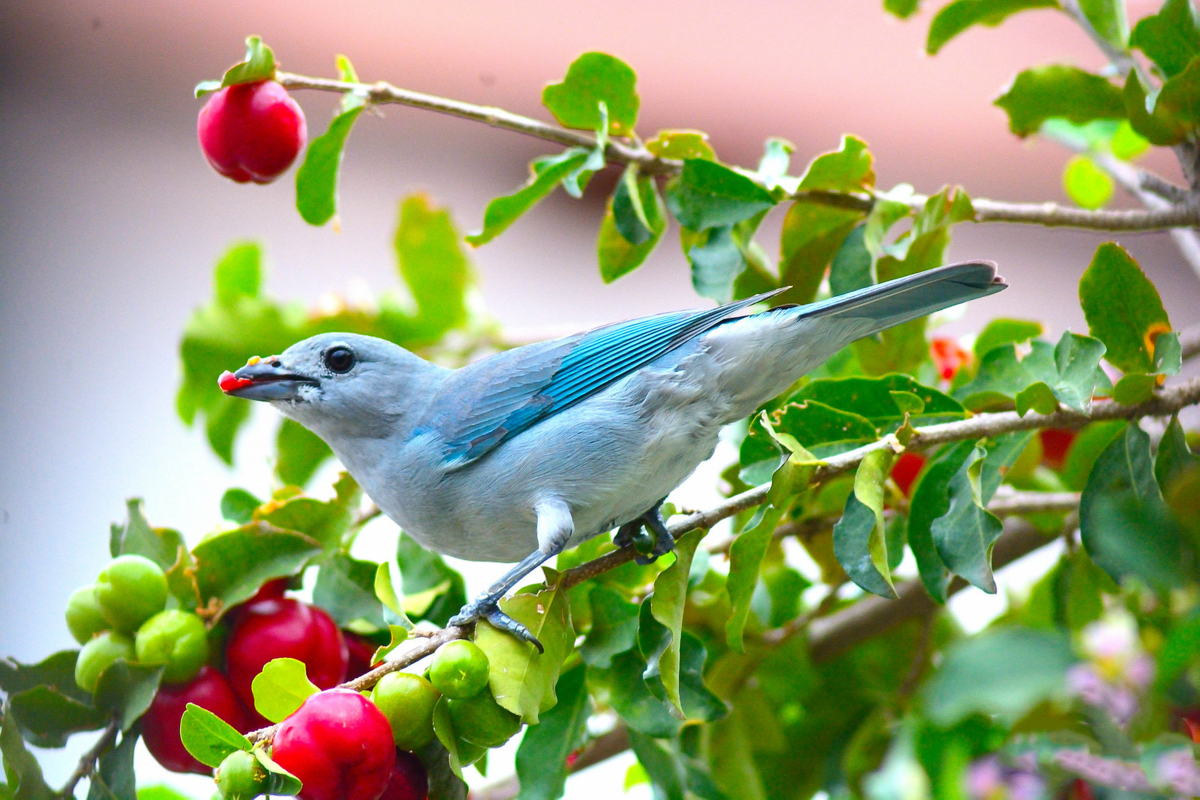
#> input picture images/image1.jpg, 6000 x 3998 px (shown at 1/5 size)
$ python lesson10_image_masking.py
#> lines starting #> are read from the running program, lines starting #| are printed output that depends on the picture; after the words box and inside, x2 and y2 are one past the last pixel; in counts of white or black regions, pixels touching at a corner belong together
import cv2 as cv
import numpy as np

img = cv.imread("images/image1.jpg")
#> img is the input picture: shape (3998, 6000, 3); mean B, G, R 113.7, 155.8, 145.9
img = cv.resize(img, (400, 300))
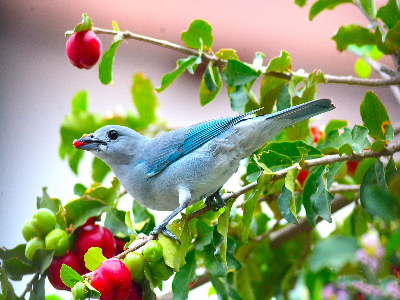
#> img: shape (300, 400, 3); mean B, G, R 113.6, 155.8, 145.8
cv.imshow("Image", img)

# Create a blank image with the same dimensions as the original image
blank = np.zeros(img.shape[:2], dtype="uint8")
cv.imshow("Blank Image", blank)

# Create a circular mask
mask = cv.circle(blank, (img.shape[1]//2, img.shape[0]//2), 100, 255, -1)
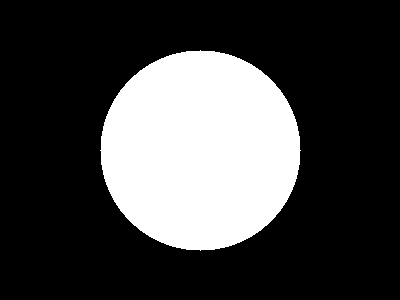
#> blank: shape (300, 400); 26.2% white; 1 white region, box (x1, y1, x2, y2) and area: (100, 50, 301, 251) 31417
cv.imshow("Mask", mask)

# Apply the mask to the image
masked = cv.bitwise_and(img, img, mask=mask)
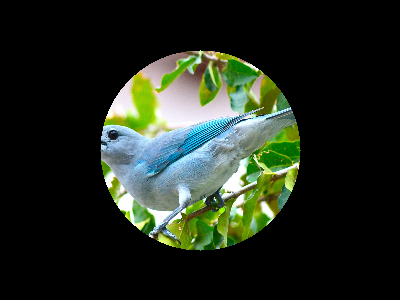
#> masked: shape (300, 400, 3); mean B, G, R 31.4, 42.5, 34.3
cv.imshow("Masked Image", masked)


blank1 = np.zeros(img.shape[:2], dtype="uint8")

# Create a rectangular mask
rectangle_mask = cv.rectangle(blank1, (img.shape[1]//2, img.shape[0]//2), (img.shape[1]//2 + 100, img.shape[0]//2 + 100), 255, -1)
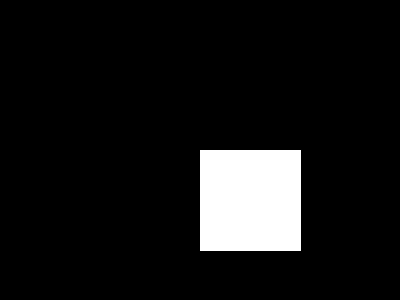
#> blank1: shape (300, 400); 8.5% white; 1 white region, box (x1, y1, x2, y2) and area: (200, 150, 301, 251) 10201
cv.imshow("Rectangle Mask", rectangle_mask)

# Apply the rectangular mask to the image
rectangle_masked = cv.bitwise_and(img, img, mask=rectangle_mask)
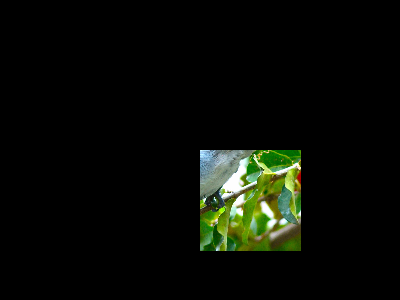
#> rectangle_masked: shape (300, 400, 3); mean B, G, R 6.1, 12, 9.1
cv.imshow("Rectangle Masked Image", rectangle_masked)

cv.waitKey(0)

$ run again, with images/image2.jpg copied over images/image1.jpg
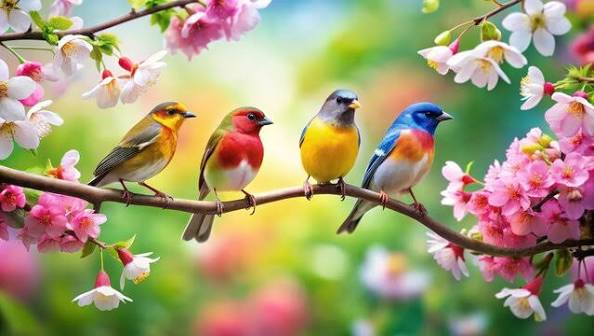
#> input picture images/image2.jpg, 594 x 336 px
#> img is the input picture: shape (336, 594, 3); mean B, G, R 115.4, 154.7, 163.2
#> `img = cv.resize(img, (400, 300))`:
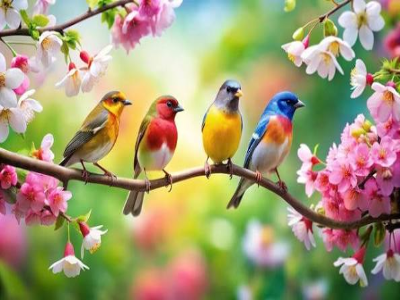
#> img: shape (300, 400, 3); mean B, G, R 115.3, 154.6, 163.1
#> blank: shape (300, 400); 26.2% white; 1 white region, box (x1, y1, x2, y2) and area: (100, 50, 301, 251) 31417
#> blank1: shape (300, 400); 8.5% white; 1 white region, box (x1, y1, x2, y2) and area: (200, 150, 301, 251) 10201
#> `rectangle_masked = cv.bitwise_and(img, img, mask=rectangle_mask)`:
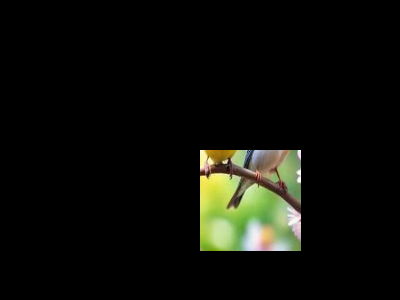
#> rectangle_masked: shape (300, 400, 3); mean B, G, R 9.1, 14.4, 13.3

$ run again, with images/image4.jpg copied over images/image1.jpg
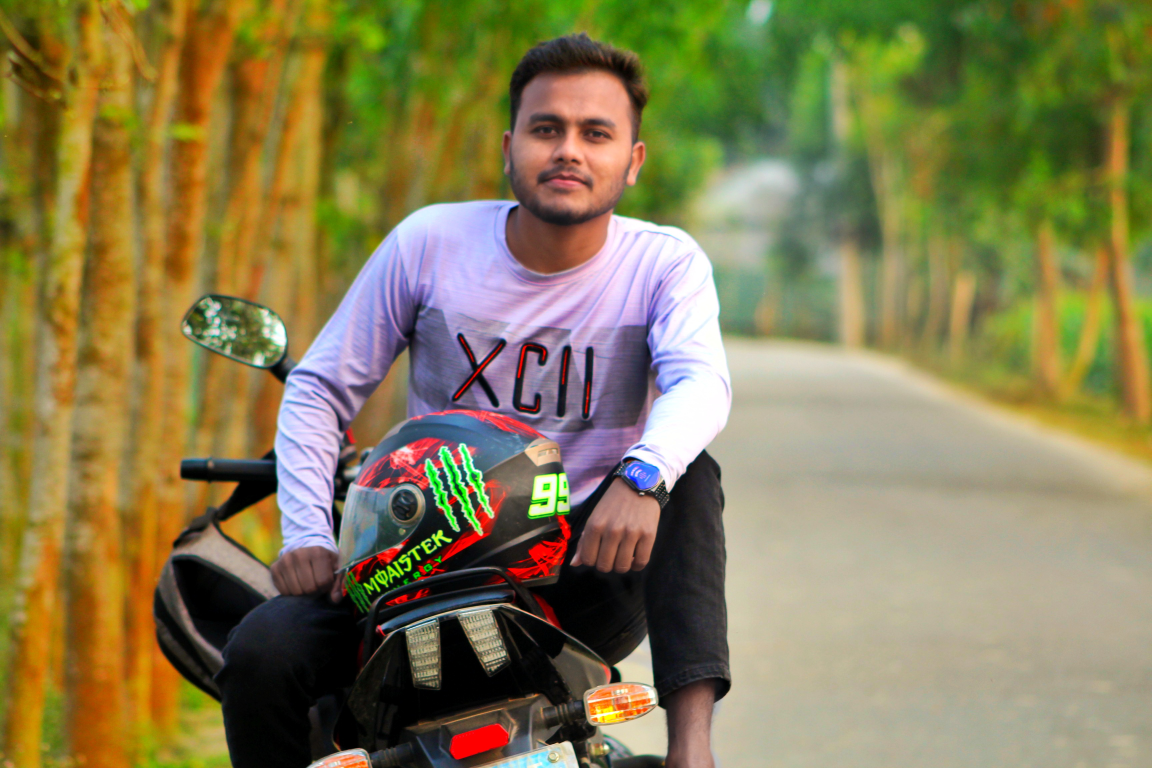
#> input picture images/image4.jpg, 3456 x 2304 px (shown at 1/3 size)
#> img is the input picture: shape (2304, 3456, 3); mean B, G, R 82.8, 125.3, 134.5
#> `img = cv.resize(img, (400, 300))`:
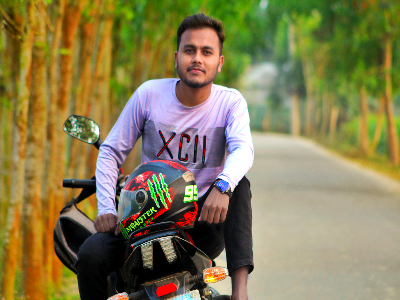
#> img: shape (300, 400, 3); mean B, G, R 82.7, 125.2, 134.4
#> blank: shape (300, 400); 26.2% white; 1 white region, box (x1, y1, x2, y2) and area: (100, 50, 301, 251) 31417
#> blank1: shape (300, 400); 8.5% white; 1 white region, box (x1, y1, x2, y2) and area: (200, 150, 301, 251) 10201
#> `rectangle_masked = cv.bitwise_and(img, img, mask=rectangle_mask)`:
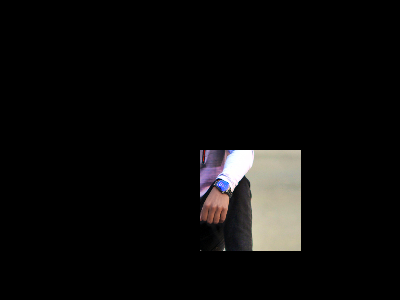
#> rectangle_masked: shape (300, 400, 3); mean B, G, R 10.9, 11.5, 12.2
